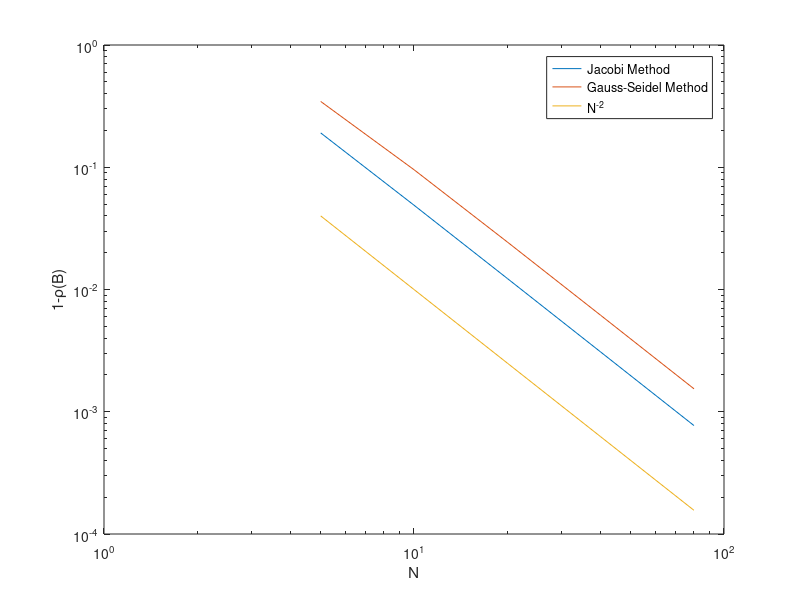

Recreate this plot in MATLAB.
%% Anantajit Raja
% MATH0033 Numerical Methods Computational homework 2
%
clear all, close all, clc, format long, format compact
%%
% *Exercise 2*
%
% (a)
% (i)
rhoBJ = zeros(4,1); rhoGS=zeros(4,1);
% initialise spectral radii
Nvec = [5,10,20,40,80];
for i = 1:5;
    % iterate for each value in N_values
    N = Nvec(i);
    h = 1/N;
    A= (2/h^2)*diag(ones(N - 1, 1)) - (1/h^2)*diag(ones(N - 2, 1), 1)...
    - (1/h^2)*diag(ones(N - 2, 1), -1);
    D = diag(diag(A));
    L = tril(A)- D;
    U = triu(A) - D;
    % form D, L, U
    B_Jacobi = -(D)^(-1)*(L + U);
    % form B_Jacobi using D, L, U
    B_GS = -(L + D)^(-1)*U;
    % form B_GS using D, L, U
    rhoBJ(i)=max(abs(eig(B_Jacobi)));
    rhoBGS(i)=max(abs(eig(B_GS)));
end
rhoBJ, rhoBGS

% (ii) Yes, both methods should converge for all values of N because we
% have that the spectral radius of the iteration matrices for both methods
% is less than 1. Note that because the spectral radius of the iteration
% matrix for the Gauss-Seidel method is smaller than that for the Jacobi
% method, the Gauss-Seidel method converges faster.

% (iii) Both spectral radii tend to 1 as N increases. In terms of
% performance, both methods will converge slower for larger N.

% (iv)
loglog(Nvec, 1 - rhoBJ)
hold on
loglog(Nvec, 1 - rhoBGS)
loglog(Nvec, Nvec.^(-2))

xlabel('N')
ylabel('1-\rho(B)')
legend('Jacobi Method','Gauss-Seidel Method', 'N^{-2}', 'Location','NorthEast')

% (v)
% From the plot we have $log(1-\rho (B))$ vs $log(N)$ is linear and so we
% have $1-\rho (B)) \approx CN^\alpha$, i.e. $\rho (B) \approx 1 -
% CN^\alpha$. Now we can find $\alpha$ and C using (rearranging the $\rho$
% formula):

J_grad = (log(1 - rhoBJ(5)) - log(1 - rhoBJ(3)))/(log(Nvec(5)) - log(Nvec(3)))
GS_grad = (log(1 - rhoBGS(5)) - log(1 - rhoBGS(3)))/(log(Nvec(5)) - log(Nvec(3)))
C_J = Nvec(5)^-J_grad*(1 - rhoBJ(5))
C_GS = Nvec(5)^-GS_grad*(1 - rhoBGS(5))

% giving $\alpha \approx -2$; for the Jacobi method $C \approx 4.9$ but
% for the Gauss-Seidel method $C \approx 9.6$.

%(vi)
% We can deduce err(k) = \beta (1-CN^\alpha)^kerr(0) for some \beta by
% the proportionality statement given in the question. Hence err(k) = \beta
% (1-CN^\alpha)^kerr(0) and so putting h = 1/N we get err(k) = \beta
% (1-Ch^2)^kerr(0). Using the fact from notes that err(k)/err(0) = tol gives 
% (1-Ch^2)^k = \frac{tol}{\beta} and so k*log(1-Ch^2) =
% log(\frac{tol}{\beta}). Using small order approximation for h we get
% -Ch^2k = log(\frac{tol}{beta}) and therefore k =
% [log(\frac{\beta}{tol})]N^2. We must have that k is O(N^2) so that the
% coefficient of N^2 in the k-equation is constant (and hence the error
% too). Hence we get that the total cost for these methods is O(N^3), that
% is the same as direct methods (we combine the fact for k with 
% the fact that cost is O(n) for a tridiagonal matrix A being multiplied
% by a vector).